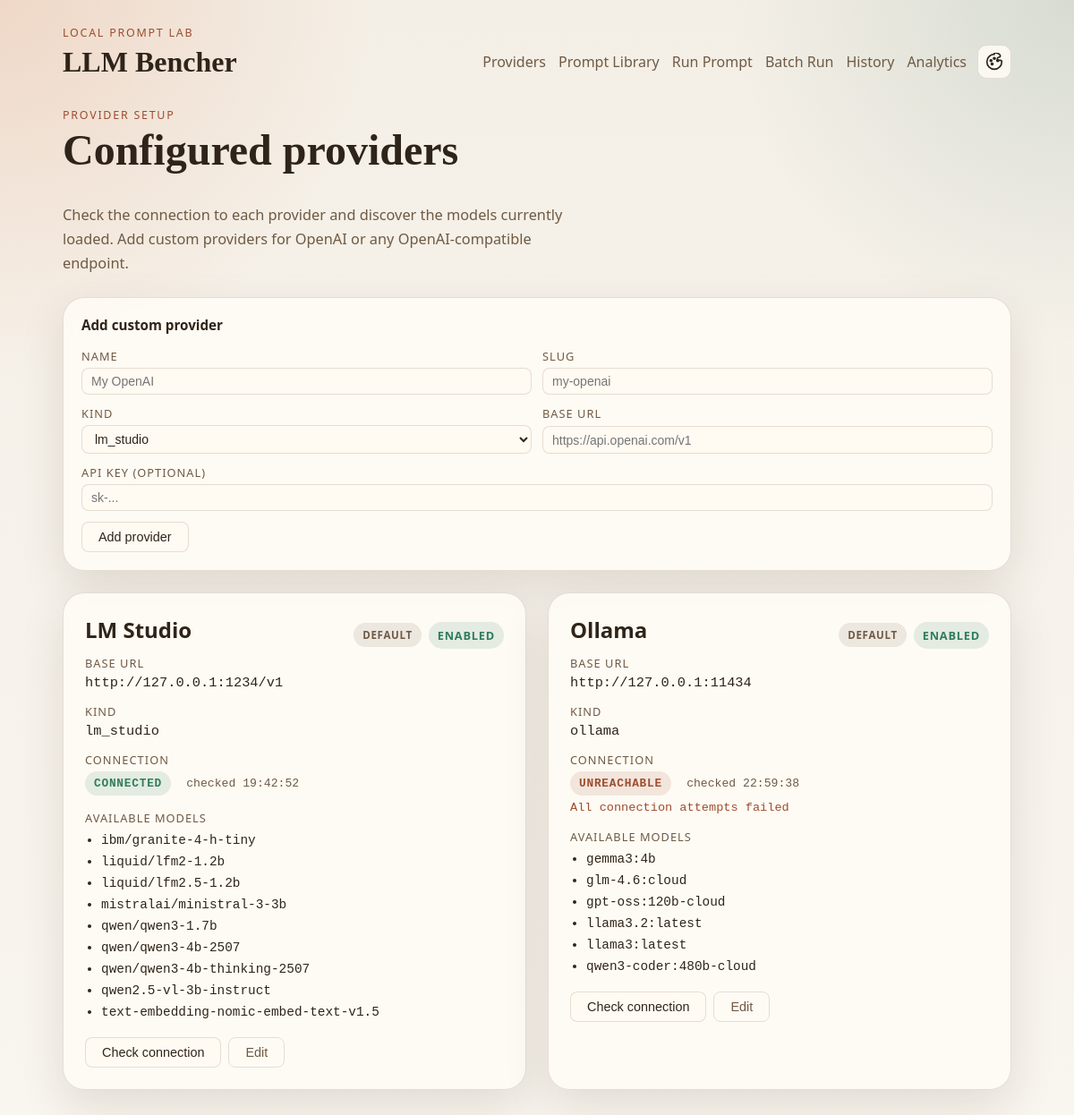
/providers, run on an earlier commit of the app's database.
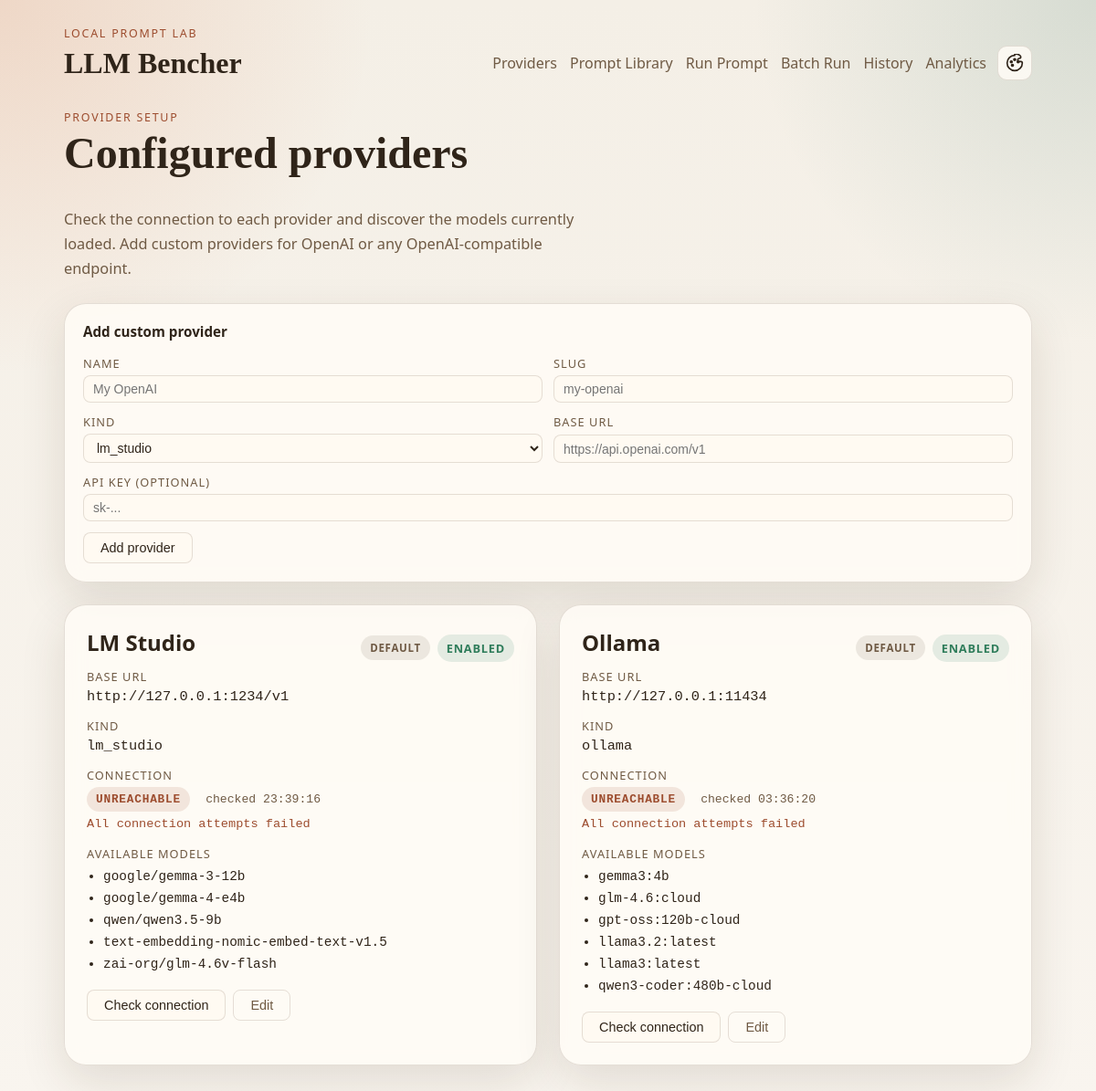
And on a later commit of the database.
### llm_bencher/models.py (models this page shows)
class TimestampMixin:
    created_at: Mapped[datetime] = mapped_column(
        DateTime(timezone=True),
        default=utc_now,
        nullable=False,
    )
    updated_at: Mapped[datetime] = mapped_column(
        DateTime(timezone=True),
        default=utc_now,
        onupdate=utc_now,
        nullable=False,
    )

class Provider(TimestampMixin, Base):
    __tablename__ = "providers"
    id: Mapped[int] = mapped_column(Integer, primary_key=True)
    slug: Mapped[str] = mapped_column(String(50), unique=True, nullable=False)
    name: Mapped[str] = mapped_column(String(100), nullable=False)
    kind: Mapped[ProviderKind] = mapped_column(Enum(ProviderKind), nullable=False)
    base_url: Mapped[str] = mapped_column(String(255), nullable=False)
    api_key: Mapped[str | None] = mapped_column(String(255))
    is_enabled: Mapped[bool] = mapped_column(Boolean, default=True, nullable=False)
    is_default: Mapped[bool] = mapped_column(Boolean, default=False, nullable=False)
    is_connected: Mapped[bool] = mapped_column(Boolean, default=False, nullable=False)
    last_health_check_at: Mapped[datetime | None] = mapped_column(DateTime(timezone=True))
    last_error: Mapped[str | None] = mapped_column(Text)
    models: Mapped[list["ProviderModel"]] = relationship(
        back_populates="provider",
        cascade="all, delete-orphan",
    )
    runs: Mapped[list["Run"]] = relationship(back_populates="provider")

class ProviderModel(TimestampMixin, Base):
    __tablename__ = "provider_models"
    __table_args__ = (
        UniqueConstraint("provider_id", "external_id", name="uq_provider_models_provider_external"),
    )
    id: Mapped[int] = mapped_column(Integer, primary_key=True)
    provider_id: Mapped[int] = mapped_column(ForeignKey("providers.id"), nullable=False)
    external_id: Mapped[str] = mapped_column(String(255), nullable=False)
    display_name: Mapped[str] = mapped_column(String(255), nullable=False)
    is_available: Mapped[bool] = mapped_column(Boolean, default=True, nullable=False)
    last_seen_at: Mapped[datetime | None] = mapped_column(DateTime(timezone=True))
    provider: Mapped["Provider"] = relationship(back_populates="models")
    runs: Mapped[list["Run"]] = relationship(back_populates="provider_model")

### llm_bencher/web/routes.py (the view)
@router.get("/providers", response_class=HTMLResponse)
def providers_page(request: Request) -> HTMLResponse:
    session_factory = request.app.state.session_factory
    with session_factory() as session:
        providers = session.scalars(
            select(Provider)
            .options(selectinload(Provider.models))
            .order_by(Provider.name)
        ).all()
    return _render(
        request, "providers.html",
        providers=providers,
        provider_kinds=[k.value for k in ProviderKind],
    )

### llm_bencher/templates/providers.html (shortened to what this page needs)
{% extends "base.html" %}
{% block content %}
<section class="section-header">
  <div>
    <p class="eyebrow">Provider Setup</p>
    <h1>Configured providers</h1>
  </div>
  <p class="lede">
    Check the connection to each provider and discover the models currently
    loaded. Add custom providers for OpenAI or any OpenAI-compatible endpoint.
  </p>
</section>
<section class="panel" style="padding:20px;">
  <h3 style="margin:0 0 16px;font-size:0.95rem;">Add custom provider</h3>
  <form id="add-provider-form" style="display:grid;grid-template-columns:1fr 1fr;gap:12px;">
    <label style="display:grid;gap:4px;">
      <span style="font-size:0.8rem;text-transform:uppercase;letter-spacing:0.08em;color:var(--muted);">Name</span>
      <input type="text" name="name" required placeholder="My OpenAI"
        style="padding:6px 10px;border:1px solid var(--border);border-radius:8px;background:var(--surface-strong);color:var(--text);font-size:0.875rem;">
    </label>
    <label style="display:grid;gap:4px;">
      <span style="font-size:0.8rem;text-transform:uppercase;letter-spacing:0.08em;color:var(--muted);">Slug</span>
      <input type="text" name="slug" required placeholder="my-openai" pattern="[a-z0-9\-]+"
        style="padding:6px 10px;border:1px solid var(--border);border-radius:8px;background:var(--surface-strong);color:var(--text);font-size:0.875rem;">
    </label>
    <label style="display:grid;gap:4px;">
      <span style="font-size:0.8rem;text-transform:uppercase;letter-spacing:0.08em;color:var(--muted);">Kind</span>
      <select name="kind" required
        style="padding:6px 10px;border:1px solid var(--border);border-radius:8px;background:var(--surface-strong);color:var(--text);font-size:0.875rem;">
        {% for kind in provider_kinds %}
        <option value="{{ kind }}">{{ kind }}</option>
        {% endfor %}
      </select>
    </label>
    <label style="display:grid;gap:4px;">
      <span style="font-size:0.8rem;text-transform:uppercase;letter-spacing:0.08em;color:var(--muted);">Base URL</span>
      <input type="url" name="base_url" required placeholder="https://api.openai.com/v1"
        style="padding:6px 10px;border:1px solid var(--border);border-radius:8px;background:var(--surface-strong);color:var(--text);font-size:0.875rem;">
    </label>
    <label style="display:grid;gap:4px;grid-column:1/-1;">
      <span style="font-size:0.8rem;text-transform:uppercase;letter-spacing:0.08em;color:var(--muted);">API Key <span style="font-weight:normal;">(optional)</span></span>
      <input type="password" name="api_key" placeholder="sk-..."
        style="padding:6px 10px;border:1px solid var(--border);border-radius:8px;background:var(--surface-strong);color:var(--text);font-size:0.875rem;">
    </label>
    <div style="grid-column:1/-1;display:flex;gap:8px;align-items:center;">
      <button type="submit"
        style="padding:8px 18px;border:1px solid var(--border);border-radius:8px;background:var(--surface-strong);color:var(--text);font-size:0.9rem;cursor:pointer;">
        Add provider
      </button>
    </div>
  </form>
</section>
<section class="card-list">
  {% for provider in providers %}
  <article class="panel" id="provider-{{ provider.id }}">
    <div class="card-head">
      <h2>{{ provider.name }}</h2>
      <div style="display:flex;gap:8px;align-items:center;">
        {% if provider.is_default %}
        <span class="badge badge-muted" style="font-size:0.72rem;">Default</span>
        {% endif %}
        <span class="badge {% if provider.is_enabled %}badge-ready{% else %}badge-muted{% endif %}">
          {% if provider.is_enabled %}Enabled{% else %}Disabled{% endif %}
        </span>
      </div>
    </div>
    <dl class="meta">
      <div>
        <dt>Base URL</dt>
        <dd>{{ provider.base_url }}</dd>
      </div>
      <div>
        <dt>Kind</dt>
        <dd>{{ provider.kind.value }}</dd>
      </div>
      <div>
        <dt>Connection</dt>
        <dd id="conn-status-{{ provider.id }}">
          {% if provider.last_health_check_at %}
            <span class="badge {% if provider.is_connected %}badge-ready{% else %}badge-error{% endif %}">
              {% if provider.is_connected %}Connected{% else %}Unreachable{% endif %}
            </span>
            <span style="color:var(--muted);font-size:0.82rem;margin-left:8px;">
              checked {{ provider.last_health_check_at.strftime("%H:%M:%S") }}
            </span>
            {% if provider.last_error %}
            <p style="margin:6px 0 0;color:var(--accent);font-size:0.85rem;">{{ provider.last_error }}</p>
            {% endif %}
          {% else %}
            <span class="badge badge-muted">Not checked</span>
          {% endif %}
        </dd>
      </div>
    </dl>
    <div id="models-{{ provider.id }}" style="margin-top:16px;">
      {% set available_models = provider.models | selectattr("is_available") | list %}
      {% if available_models %}
      <p class="stat-label" style="margin:0 0 8px;">Available models</p>
      <ul style="margin:0;padding-left:18px;">
        {% for m in available_models %}
        <li style="font-family:'Cascadia Mono','Consolas',monospace;font-size:0.9rem;">{{ m.display_name }}</li>
        {% endfor %}
      </ul>
      {% endif %}
    </div>
    <div style="margin-top:20px;display:flex;gap:8px;flex-wrap:wrap;">
      <button
        class="check-btn"
        data-provider-id="{{ provider.id }}"
        style="padding:8px 18px;border:1px solid var(--border);border-radius:8px;background:var(--surface-strong);color:var(--text);font-size:0.9rem;cursor:pointer;"
      >Check connection</button>
      <button
        class="edit-btn"
        data-provider-id="{{ provider.id }}"
        style="padding:8px 18px;border:1px solid var(--border);border-radius:8px;background:transparent;color:var(--muted);font-size:0.9rem;cursor:pointer;"
      >Edit</button>
    </div>
  </article>
  {% endfor %}
</section>
{% endblock %}

### llm_bencher/templates/base.html (shortened to what this page needs)
<!DOCTYPE html>
<html lang="en">
  <head>
    <link rel="stylesheet" href="{{ url_for('static', path='/css/app.css') }}">
  </head>
  <body>
    <div class="page-shell">
      <header class="topbar">
        <div>
          <p class="eyebrow">Local Prompt Lab</p>
          <a class="brand" href="{{ url_for('home') }}">{{ app_name }}</a>
        </div>
        <div class="topbar-actions">
          <nav class="nav">
            <a href="{{ url_for('providers_page') }}">Providers</a>
            <a href="{{ url_for('prompts_page') }}">Prompt Library</a>
            <a href="{{ url_for('new_run_page') }}">Run Prompt</a>
            <a href="{{ url_for('batch_run_page') }}">Batch Run</a>
            <a href="{{ url_for('history_page') }}">History</a>
            <a href="{{ url_for('analytics_page') }}">Analytics</a>
          </nav>
          <div class="theme-picker" id="theme-picker" data-open="false">
            <button
              type="button"
              class="theme-picker__button"
              id="theme-picker-button"
              aria-haspopup="true"
              aria-expanded="false"
              aria-label="Change theme"
              title="Change theme"
            >
            </button>
          </div>
        </div>
      </header>
      <main class="content">
        {% block content %}{% endblock %}
      </main>
    </div>
  </body>
</html>

### llm_bencher/static/css/app.css (style rules this page uses)
:root, :root[data-theme="sepia"] { --bg: #f4efe6; --bg-accent: #ead9c7; --surface: rgba(255, 252, 246, 0.85); --surface-strong: #fffaf2; --border: rgba(75, 47, 24, 0.14); --text: #2f2419; --muted: #6f5a44; --accent: #9d4d2f; --accent-soft: #d66d3a; --ready: #2f7d5b; --shadow: 0 18px 50px rgba(58, 38, 20, 0.12); --body-bg: radial-gradient(circle at top left, rgba(214, 109, 58, 0.18), transparent 24%), radial-gradient(circle at top right, rgba(61, 120, 107, 0.16), transparent 22%), linear-gradient(180deg, var(--bg) 0%, #f9f5ef 100%); font-family: "Aptos", "Trebuchet MS", "Segoe UI", sans-serif; }
* { box-sizing: border-box; }
body { margin: 0; color: var(--text); background: var(--body-bg, var(--bg)); transition: background-color 0.2s ease, color 0.2s ease; }
a { color: inherit; }
.page-shell { max-width: 1100px; margin: 0 auto; padding: 28px 20px 48px; }
.topbar { display: flex; gap: 20px; justify-content: space-between; align-items: flex-end; margin-bottom: 32px; }
.brand { font-family: "Georgia", "Times New Roman", serif; font-size: 2rem; font-weight: 700; text-decoration: none; }
.eyebrow { margin: 0 0 6px; color: var(--accent); font-size: 0.78rem; letter-spacing: 0.14em; text-transform: uppercase; }
.nav { display: flex; flex-wrap: wrap; gap: 14px; }
.nav a { text-decoration: none; color: var(--muted); }
.content { display: grid; gap: 24px; }
.hero, .section-grid, .section-header, .card-list { display: grid; gap: 24px; }
.hero h1, .section-header h1 { margin: 0; font-family: "Georgia", "Times New Roman", serif; font-size: clamp(2rem, 4vw, 3.6rem); line-height: 1.05; }
.lede { margin: 10px 0 0; max-width: 62ch; color: var(--muted); font-size: 1.02rem; line-height: 1.65; }
.panel { padding: 24px; border: 1px solid var(--border); border-radius: 24px; background: var(--surface); box-shadow: var(--shadow); backdrop-filter: blur(10px); }
.stat-label, dt { display: block; color: var(--muted); font-size: 0.8rem; letter-spacing: 0.08em; text-transform: uppercase; }
ul { margin: 0; padding-left: 20px; }
li + li { margin-top: 8px; }
.card-list { grid-template-columns: repeat(auto-fit, minmax(260px, 1fr)); }
.card-head { display: flex; justify-content: space-between; gap: 12px; align-items: center; }
.card-head h2, .panel h2 { margin: 0 0 12px; }
.badge { display: inline-flex; align-items: center; padding: 6px 10px; border-radius: 999px; font-size: 0.8rem; font-weight: 700; text-transform: uppercase; letter-spacing: 0.06em; }
.badge-ready { background: rgba(47, 125, 91, 0.12); color: var(--ready); }
.badge-muted { background: rgba(111, 90, 68, 0.12); color: var(--muted); }
.badge-error { background: rgba(157, 77, 47, 0.12); color: var(--accent); }
.meta { display: grid; gap: 14px; margin: 0; }
.meta dd { margin: 4px 0 0; font-family: "Cascadia Mono", "Consolas", monospace; font-size: 0.96rem; }
.theme-picker { position: relative; display: inline-block; }
.theme-picker__button { display: inline-flex; align-items: center; justify-content: center; width: 38px; height: 38px; padding: 0; border-radius: 10px; border: 1px solid var(--border); background: var(--surface); color: var(--text); cursor: pointer; transition: background 0.15s, border-color 0.15s, transform 0.15s; }
.theme-picker__button svg { width: 20px; height: 20px; display: block; }
.topbar-actions { display: flex; align-items: center; gap: 12px; }

What changed in the data, as far as the page shows it:
changed Provider "LM Studio": loses ProviderModel (display_name "ibm/granite-4-h-tiny"); loses ProviderModel (display_name "liquid/lfm2-1.2b"); loses ProviderModel (display_name "liquid/lfm2.5-1.2b"); loses ProviderModel (display_name "mistralai/ministral-3-3b"); loses ProviderModel (display_name "qwen/qwen3-1.7b"); loses ProviderModel (display_name "qwen/qwen3-4b-2507"); loses ProviderModel (display_name "qwen/qwen3-4b-thinking-2507"); loses ProviderModel (display_name "qwen2.5-vl-3b-instruct"); gains ProviderModel (display_name "google/gemma-3-12b"); gains ProviderModel (display_name "qwen/qwen3.5-9b"); is_connected True → False (drawn); last_health_check_at "19:42:52" → "23:39:16"; last_error (not shown) → "All connection attempts failed"; last_health_check_at "CONNECTED" → "UNREACHABLE"
added ProviderModel: display_name "google/gemma-4-e4b", shown under Provider "LM Studio"
added ProviderModel: display_name "zai-org/glm-4.6v-flash", shown under Provider "LM Studio"
changed Provider "Ollama": last_health_check_at "22:59:38" → "03:36:20"
